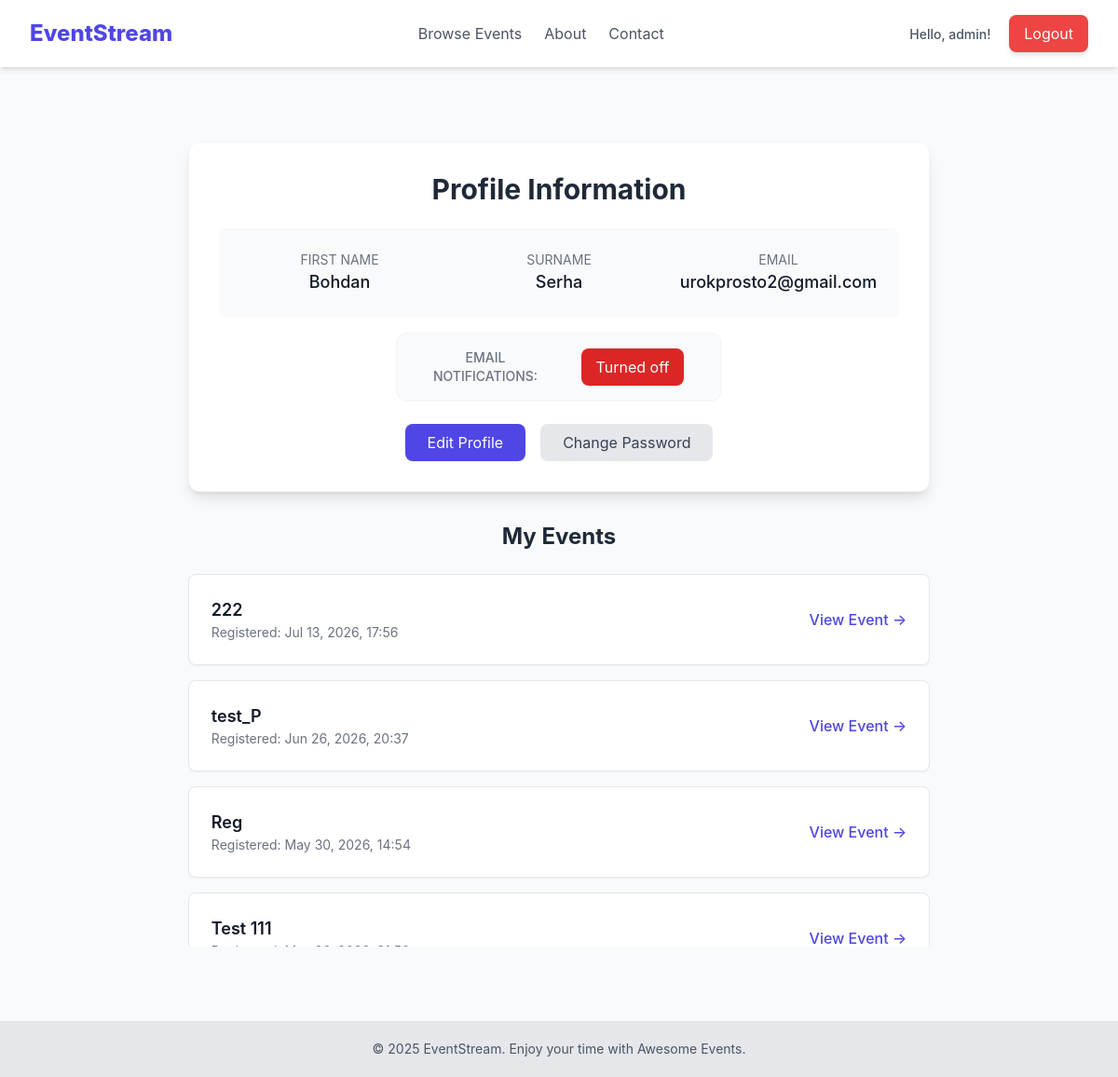
/users/profile/ (signed in), run on the app's committed database.
### users/models.py (models this page shows, shortened)
class CustomUser(AbstractUser):
    username = models.CharField(max_length=200, unique=True)
    email = models.EmailField(null=True)
    first_name = models.CharField(max_length=20, blank=True)
    last_name = models.CharField(max_length=20, blank=True)
    subscribed_to_event = models.BooleanField(default=False)
    is_moderator = models.BooleanField(
        default=False,
        help_text='User is moderator or not.'
    )

### registrations/models.py (models this page shows, shortened)
class Registration(models.Model):
    user = models.ForeignKey(
        settings.AUTH_USER_MODEL,
        on_delete=models.CASCADE,
        related_name='registrations'
    )
    event = models.ForeignKey(
        Event,
        on_delete=models.CASCADE,
        related_name='attendees'
    )
    registered_at = models.DateTimeField(auto_now_add=True)
    class Meta:
        unique_together = ('user', 'event')
        verbose_name = 'Registration'
        verbose_name_plural = 'Registrations'

### events/models.py (models this page shows, shortened)
class Event(models.Model):
    title = models.CharField(max_length=200)
    description = models.TextField()
    location = models.CharField(max_length=255)
    date_time = models.DateTimeField()
    creator = models.ForeignKey(settings.AUTH_USER_MODEL, on_delete=models.CASCADE)
    created_at = models.DateTimeField(auto_now_add=True)
    updated_at = models.DateTimeField(auto_now=True)
    max_attendance = models.IntegerField(default=0, blank=True)

### users/views.py (the view)
# urls.py: path('profile/', ProfileView.as_view(), name='profile'),
class ProfileView(LoginRequiredMixin, TemplateView):
    template_name = 'users/profile.html'
    def get_context_data(self, **kwargs):
        context = super().get_context_data(**kwargs)
        context['my_events'] = self.request.user.registrations.all().order_by('-registered_at')
        token, created = Token.objects.get_or_create(user=self.request.user)
        context['token'] = token.key
        return context

### users/templates/users/profile.html (shortened to what this page needs)
{% extends "base.html" %}
{% block content %}
<div class="max-w-4xl mx-auto py-10 px-4">
    <div class="bg-white p-8 rounded-xl shadow-lg border border-gray-100 mb-8">
        <h1 class="text-3xl font-bold text-gray-800 mb-6 text-center">Profile Information</h1>
        <div class="grid grid-cols-3 gap-6 text-center bg-gray-50 p-6 rounded-lg mb-4">
            <div>
                <p class="text-sm text-gray-500 uppercase">First Name</p>
                <p class="text-lg font-medium text-gray-900">{{ user.first_name|default:"-" }}</p>
            </div>
            <div>
                <p class="text-sm text-gray-500 uppercase">Surname</p>
                <p class="text-lg font-medium text-gray-900">{{ user.last_name|default:"-" }}</p>
            </div>
            <div>
                <p class="text-sm text-gray-500 uppercase">Email</p>
                <p class="text-lg font-medium text-gray-900">{{ user.email|default:"-" }}</p>
            </div>
        </div>
        <div class="grid grid-cols-2 items-center text-center p-4 mb-6 border rounded-xl border-gray-100 bg-gray-50 max-w-[350px] mx-auto">
            <p class="text-gray-500 text-sm uppercase font-medium">Email notifications:</p>
            {% if user.subscribed_to_event %}
            <form action="{% url 'profile_email_notification' %}" method="post">
                {% csrf_token %}
            <button class="mx-auto max-w-[120px] bg-green-600 text-white px-4 py-2 rounded-lg hover:bg-green-700 transition">Turned on</button>
            </form>
            {% else %}
            <form action="{% url 'profile_email_notification' %}" method="post">
            <button class="mx-auto max-w-[120px] bg-red-600 text-white px-4 py-2 rounded-lg hover:bg-red-700 transition">Turned off</button>
            </form>
            {% endif %}
        </div>
        <div class="flex justify-center gap-4">
            <a href="{% url 'profile_update' %}" class="bg-indigo-600 text-white px-6 py-2 rounded-lg hover:bg-indigo-700 transition">
                Edit Profile
            </a>
            <a href="{% url 'password_change' %}" class="bg-gray-200 text-gray-700 px-6 py-2 rounded-lg hover:bg-gray-300 transition">
                Change Password
            </a>
        </div>
    </div>
    <h2 class="text-2xl font-bold text-gray-800 mb-6 text-center">My Events</h2>
    <div class="space-y-4 max-h-[400px] overflow-y-auto">
        {% for reg in my_events %}
            <div class="bg-white p-6 rounded-lg shadow-sm border border-gray-200 flex justify-between items-center hover:shadow-md transition">
                <div>
                    <h3 class="text-lg font-semibold text-gray-900">{{ reg.event.title }}</h3>
                    <p class="text-sm text-gray-500">Registered: {{ reg.registered_at|date:"M d, Y, H:i" }}</p>
                </div>
                <a href="{% url 'event_detail' reg.event.id %}" class="text-indigo-600 font-medium hover:underline">
                    View Event &rarr;
                </a>
            </div>
        {% empty %}
            <div class="text-center p-8 border-2 border-dashed border-gray-200 rounded-lg">
                <p class="text-gray-500">You haven't registered for any events yet.</p>
                <a href="{% url 'event_list' %}" class="text-indigo-600 font-medium hover:underline">Find an event</a>
            </div>
        {% endfor %}
    </div>
</div>
{% endblock %}

### templates/base.html (shortened to what this page needs)
<!DOCTYPE html>
<html lang="en">
<head>
    <script src="https://cdn.tailwindcss.com"></script>
</head>
<body class="min-h-screen bg-gray-50 text-gray-800 flex flex-col">
    <header class="bg-white shadow-md">
        <nav class="max-w-7xl mx-auto px-4 sm:px-6 lg:px-8 py-4 flex justify-between items-center">
            <a href="{% url 'home' %}" class="text-2xl font-extrabold text-indigo-600 hover:text-indigo-800 transition duration-150">
                EventStream
            </a>
            <div class="hidden md:flex space-x-6">
                <a href="{% url 'event_list' %}" class="text-gray-600 hover:text-indigo-600 transition duration-150">Browse Events</a>
                <a href="{% url 'about' %}" class="text-gray-600 hover:text-indigo-600 transition duration-150">About</a>
                <a href="{% url 'contact' %}" class="text-gray-600 hover:text-indigo-600 transition duration-150">Contact</a>
            </div>
            <div class="space-x-4">
                {% if user.is_authenticated %}
                    <a href="{% url 'profile' %}" class="text-sm font-medium text-gray-600 hover:text-indigo-600">
                        Hello, {{ user.username }}!
                    </a>
                    <form method="post" action="{% url 'logout' %}" class="inline-block">
                        <button type="submit"
                                class="py-2 px-4 bg-red-500 text-white rounded-lg shadow-md hover:bg-red-600 transition duration-150">
                            Logout
                        </button>
                    </form>
                {% endif %}
            </div>
        </nav>
    </header>
    <main class="flex-grow max-w-7xl mx-auto px-4 sm:px-6 lg:px-8 py-10">
        {% block content %}
        {% endblock %}
    </main>
    <footer class="bg-gray-200 text-gray-600 py-5 mt-auto">
        <div class="max-w-7xl mx-auto px-4 sm:px-6 lg:px-8 text-center text-sm">
            &copy; 2025 EventStream. Enjoy your time with Awesome Events.
        </div>
    </footer>
</body>
</html>

### templates/base.html (style rules this page uses)
body { font-family: 'Inter', sans-serif; }

### data on the page
CustomUser: username "admin", first_name "Bohdan", last_name "Serha", email "urokprosto2@gmail.com"
Registration: event "222", registered_at "Jul 13, 2026, 17:56"
Registration: event "test_P", registered_at "Jun 26, 2026, 20:37"
Registration: event "Reg", registered_at "May 30, 2026, 14:54"
Registration: event "Test 111"
